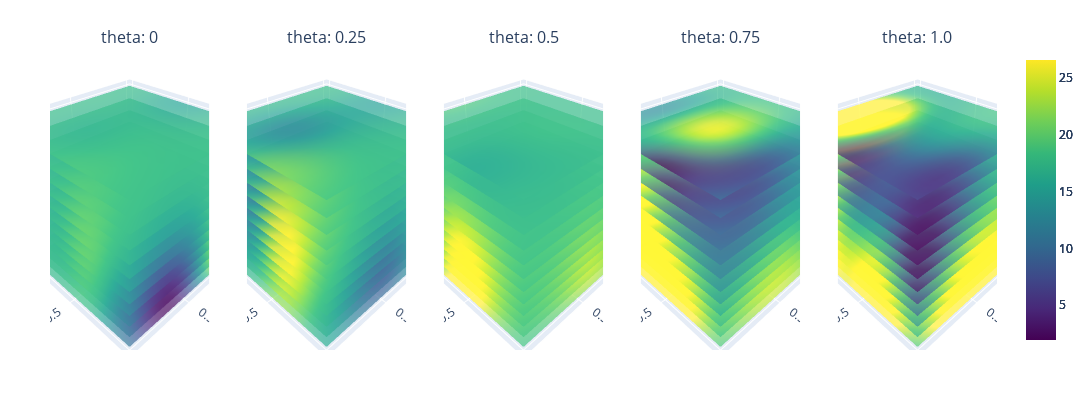

This figure's notebook cell:
### Code cell
gp_model18, train_nx18, train_y18, train_yvar18 = BO_loop(gp_model, nx_train, y_train, y_train_var, nx_all, iterations=18)

train_x18 = unnormalize(train_nx18, original_bounds)
# Step 2: Initialize Plotting class
variable_combinations = [('n', 'r', 't'), ('theta', 'r', 't'), ('n', 't', 'theta')]
plotting = Plotting(gp_model18, variable_combinations=variable_combinations)

combination = variable_combinations[0]

minmax = [y_train.min(), y_train.max()]
plotting.sliced_plotting(combination, minmax)

# Split train_y into 18 iterations, each containing 18 points
iterations = 18
points_per_iteration = 6
split_data = [train_y18[i * points_per_iteration:(i + 1) * points_per_iteration] for i in range(iterations)]
split_datax = [train_x18[i * points_per_iteration:(i + 1) * points_per_iteration] for i in range(iterations)]

# Plot the points vertically
plt.figure(figsize=(6, 5))
for i, data in enumerate(split_data):
    plt.scatter([i + 1] * len(data), data.numpy(), label=f'Iteration {i + 1}')

plt.xlabel('Iteration')
plt.ylabel('train_y Values')
plt.title('Train_y Points per Iteration')
plt.xticks(range(1, iterations + 1))
# plt.legend()
plt.grid(True)
plt.show()
argmax_indices = [data.argmax().item() for data in split_data]
for i, idx in enumerate(argmax_indices):
    print(f"Iteration {i + 1}: {split_datax[i][idx]}")

### Figure 1 — Plotly figure (JSON) as saved in the notebook; plotly's stock layout.template omitted (floating-point values rounded to 4 significant figures; data arrays with more than 128 entries replaced by an {"elided": "..."} marker saying what was removed)
{"data": [{"cmax": 26.55, "cmin": 1.95, "colorscale": [[0, "#440154"], [0.1111, "#482878"], [0.2222, "#3e4989"], [0.3333, "#31688e"], [0.4444, "#26828e"], [0.5556, "#1f9e89"], [0.6667, "#35b779"], [0.7778, "#6ece58"], [0.8889, "#b5de2b"], [1, "#fde725"]], "opacity": 0.7, "scene": "scene", "showscale": true, "surfacecolor": {"elided": "20x20 float values"}, "type": "surface", "x": {"elided": "20x20 float values"}, "y": {"elided": "20x20 float values"}, "z": {"elided": "20x20 float values"}}, {"cmax": 26.55, "cmin": 1.95, "colorscale": [[0, "#440154"], [0.1111, "#482878"], [0.2222, "#3e4989"], [0.3333, "#31688e"], [0.4444, "#26828e"], [0.5556, "#1f9e89"], [0.6667, "#35b779"], [0.7778, "#6ece58"], [0.8889, "#b5de2b"], [1, "#fde725"]], "opacity": 0.7, "scene": "scene2", "showscale": true, "surfacecolor": {"elided": "20x20 float values"}, "type": "surface", "x": {"elided": "20x20 float values"}, "y": {"elided": "20x20 float values"}, "z": {"elided": "20x20 float values"}}, {"cmax": 26.55, "cmin": 1.95, "colorscale": [[0, "#440154"], [0.1111, "#482878"], [0.2222, "#3e4989"], [0.3333, "#31688e"], [0.4444, "#26828e"], [0.5556, "#1f9e89"], [0.6667, "#35b779"], [0.7778, "#6ece58"], [0.8889, "#b5de2b"], [1, "#fde725"]], "opacity": 0.7, "scene": "scene3", "showscale": true, "surfacecolor": {"elided": "20x20 float values"}, "type": "surface", "x": {"elided": "20x20 float values"}, "y": {"elided": "20x20 float values"}, "z": {"elided": "20x20 float values"}}, {"cmax": 26.55, "cmin": 1.95, "colorscale": [[0, "#440154"], [0.1111, "#482878"], [0.2222, "#3e4989"], [0.3333, "#31688e"], [0.4444, "#26828e"], [0.5556, "#1f9e89"], [0.6667, "#35b779"], [0.7778, "#6ece58"], [0.8889, "#b5de2b"], [1, "#fde725"]], "opacity": 0.7, "scene": "scene4", "showscale": true, "surfacecolor": {"elided": "20x20 float values"}, "type": "surface", "x": {"elided": "20x20 float values"}, "y": {"elided": "20x20 float values"}, "z": {"elided": "20x20 float values"}}, {"cmax": 26.55, "cmin": 1.95, "colorscale": [[0, "#440154"], [0.1111, "#482878"], [0.2222, "#3e4989"], [0.3333, "#31688e"], [0.4444, "#26828e"], [0.5556, "#1f9e89"], [0.6667, "#35b779"], [0.7778, "#6ece58"], [0.8889, "#b5de2b"], [1, "#fde725"]], "opacity": 0.7, "scene": "scene5", "showscale": true, "surfacecolor": {"elided": "20x20 float values"}, "type": "surface", "x": {"elided": "20x20 float values"}, "y": {"elided": "20x20 float values"}, "z": {"elided": "20x20 float values"}}, {"cmax": 26.55, "cmin": 1.95, "colorscale": [[0, "#440154"], [0.1111, "#482878"], [0.2222, "#3e4989"], [0.3333, "#31688e"], [0.4444, "#26828e"], [0.5556, "#1f9e89"], [0.6667, "#35b779"], [0.7778, "#6ece58"], [0.8889, "#b5de2b"], [1, "#fde725"]], "opacity": 0.7, "scene": "scene", "showscale": false, "surfacecolor": {"elided": "20x20 float values"}, "type": "surface", "x": {"elided": "20x20 float values"}, "y": {"elided": "20x20 float values"}, "z": {"elided": "20x20 float values"}}, {"cmax": 26.55, "cmin": 1.95, "colorscale": [[0, "#440154"], [0.1111, "#482878"], [0.2222, "#3e4989"], [0.3333, "#31688e"], [0.4444, "#26828e"], [0.5556, "#1f9e89"], [0.6667, "#35b779"], [0.7778, "#6ece58"], [0.8889, "#b5de2b"], [1, "#fde725"]], "opacity": 0.7, "scene": "scene2", "showscale": false, "surfacecolor": {"elided": "20x20 float values"}, "type": "surface", "x": {"elided": "20x20 float values"}, "y": {"elided": "20x20 float values"}, "z": {"elided": "20x20 float values"}}, {"cmax": 26.55, "cmin": 1.95, "colorscale": [[0, "#440154"], [0.1111, "#482878"], [0.2222, "#3e4989"], [0.3333, "#31688e"], [0.4444, "#26828e"], [0.5556, "#1f9e89"], [0.6667, "#35b779"], [0.7778, "#6ece58"], [0.8889, "#b5de2b"], [1, "#fde725"]], "opacity": 0.7, "scene": "scene3", "showscale": false, "surfacecolor": {"elided": "20x20 float values"}, "type": "surface", "x": {"elided": "20x20 float values"}, "y": {"elided": "20x20 float values"}, "z": {"elided": "20x20 float values"}}, {"cmax": 26.55, "cmin": 1.95, "colorscale": [[0, "#440154"], [0.1111, "#482878"], [0.2222, "#3e4989"], [0.3333, "#31688e"], [0.4444, "#26828e"], [0.5556, "#1f9e89"], [0.6667, "#35b779"], [0.7778, "#6ece58"], [0.8889, "#b5de2b"], [1, "#fde725"]], "opacity": 0.7, "scene": "scene4", "showscale": false, "surfacecolor": {"elided": "20x20 float values"}, "type": "surface", "x": {"elided": "20x20 float values"}, "y": {"elided": "20x20 float values"}, "z": {"elided": "20x20 float values"}}, {"cmax": 26.55, "cmin": 1.95, "colorscale": [[0, "#440154"], [0.1111, "#482878"], [0.2222, "#3e4989"], [0.3333, "#31688e"], [0.4444, "#26828e"], [0.5556, "#1f9e89"], [0.6667, "#35b779"], [0.7778, "#6ece58"], [0.8889, "#b5de2b"], [1, "#fde725"]], "opacity": 0.7, "scene": "scene5", "showscale": false, "surfacecolor": {"elided": "20x20 float values"}, "type": "surface", "x": {"elided": "20x20 float values"}, "y": {"elided": "20x20 float values"}, "z": {"elided": "20x20 float values"}}, {"cmax": 26.55, "cmin": 1.95, "colorscale": [[0, "#440154"], [0.1111, "#482878"], [0.2222, "#3e4989"], [0.3333, "#31688e"], [0.4444, "#26828e"], [0.5556, "#1f9e89"], [0.6667, "#35b779"], [0.7778, "#6ece58"], [0.8889, "#b5de2b"], [1, "#fde725"]], "opacity": 0.7, "scene": "scene", "showscale": false, "surfacecolor": {"elided": "20x20 float values"}, "type": "surface", "x": {"elided": "20x20 float values"}, "y": {"elided": "20x20 float values"}, "z": {"elided": "20x20 float values"}}, {"cmax": 26.55, "cmin": 1.95, "colorscale": [[0, "#440154"], [0.1111, "#482878"], [0.2222, "#3e4989"], [0.3333, "#31688e"], [0.4444, "#26828e"], [0.5556, "#1f9e89"], [0.6667, "#35b779"], [0.7778, "#6ece58"], [0.8889, "#b5de2b"], [1, "#fde725"]], "opacity": 0.7, "scene": "scene2", "showscale": false, "surfacecolor": {"elided": "20x20 float values"}, "type": "surface", "x": {"elided": "20x20 float values"}, "y": {"elided": "20x20 float values"}, "z": {"elided": "20x20 float values"}}, {"cmax": 26.55, "cmin": 1.95, "colorscale": [[0, "#440154"], [0.1111, "#482878"], [0.2222, "#3e4989"], [0.3333, "#31688e"], [0.4444, "#26828e"], [0.5556, "#1f9e89"], [0.6667, "#35b779"], [0.7778, "#6ece58"], [0.8889, "#b5de2b"], [1, "#fde725"]], "opacity": 0.7, "scene": "scene3", "showscale": false, "surfacecolor": {"elided": "20x20 float values"}, "type": "surface", "x": {"elided": "20x20 float values"}, "y": {"elided": "20x20 float values"}, "z": {"elided": "20x20 float values"}}, {"cmax": 26.55, "cmin": 1.95, "colorscale": [[0, "#440154"], [0.1111, "#482878"], [0.2222, "#3e4989"], [0.3333, "#31688e"], [0.4444, "#26828e"], [0.5556, "#1f9e89"], [0.6667, "#35b779"], [0.7778, "#6ece58"], [0.8889, "#b5de2b"], [1, "#fde725"]], "opacity": 0.7, "scene": "scene4", "showscale": false, "surfacecolor": {"elided": "20x20 float values"}, "type": "surface", "x": {"elided": "20x20 float values"}, "y": {"elided": "20x20 float values"}, "z": {"elided": "20x20 float values"}}, {"cmax": 26.55, "cmin": 1.95, "colorscale": [[0, "#440154"], [0.1111, "#482878"], [0.2222, "#3e4989"], [0.3333, "#31688e"], [0.4444, "#26828e"], [0.5556, "#1f9e89"], [0.6667, "#35b779"], [0.7778, "#6ece58"], [0.8889, "#b5de2b"], [1, "#fde725"]], "opacity": 0.7, "scene": "scene5", "showscale": false, "surfacecolor": {"elided": "20x20 float values"}, "type": "surface", "x": {"elided": "20x20 float values"}, "y": {"elided": "20x20 float values"}, "z": {"elided": "20x20 float values"}}, {"cmax": 26.55, "cmin": 1.95, "colorscale": [[0, "#440154"], [0.1111, "#482878"], [0.2222, "#3e4989"], [0.3333, "#31688e"], [0.4444, "#26828e"], [0.5556, "#1f9e89"], [0.6667, "#35b779"], [0.7778, "#6ece58"], [0.8889, "#b5de2b"], [1, "#fde725"]], "opacity": 0.7, "scene": "scene", "showscale": false, "surfacecolor": {"elided": "20x20 float values"}, "type": "surface", "x": {"elided": "20x20 float values"}, "y": {"elided": "20x20 float values"}, "z": {"elided": "20x20 float values"}}, {"cmax": 26.55, "cmin": 1.95, "colorscale": [[0, "#440154"], [0.1111, "#482878"], [0.2222, "#3e4989"], [0.3333, "#31688e"], [0.4444, "#26828e"], [0.5556, "#1f9e89"], [0.6667, "#35b779"], [0.7778, "#6ece58"], [0.8889, "#b5de2b"], [1, "#fde725"]], "opacity": 0.7, "scene": "scene2", "showscale": false, "surfacecolor": {"elided": "20x20 float values"}, "type": "surface", "x": {"elided": "20x20 float values"}, "y": {"elided": "20x20 float values"}, "z": {"elided": "20x20 float values"}}, {"cmax": 26.55, "cmin": 1.95, "colorscale": [[0, "#440154"], [0.1111, "#482878"], [0.2222, "#3e4989"], [0.3333, "#31688e"], [0.4444, "#26828e"], [0.5556, "#1f9e89"], [0.6667, "#35b779"], [0.7778, "#6ece58"], [0.8889, "#b5de2b"], [1, "#fde725"]], "opacity": 0.7, "scene": "scene3", "showscale": false, "surfacecolor": {"elided": "20x20 float values"}, "type": "surface", "x": {"elided": "20x20 float values"}, "y": {"elided": "20x20 float values"}, "z": {"elided": "20x20 float values"}}, {"cmax": 26.55, "cmin": 1.95, "colorscale": [[0, "#440154"], [0.1111, "#482878"], [0.2222, "#3e4989"], [0.3333, "#31688e"], [0.4444, "#26828e"], [0.5556, "#1f9e89"], [0.6667, "#35b779"], [0.7778, "#6ece58"], [0.8889, "#b5de2b"], [1, "#fde725"]], "opacity": 0.7, "scene": "scene4", "showscale": false, "surfacecolor": {"elided": "20x20 float values"}, "type": "surface", "x": {"elided": "20x20 float values"}, "y": {"elided": "20x20 float values"}, "z": {"elided": "20x20 float values"}}, {"cmax": 26.55, "cmin": 1.95, "colorscale": [[0, "#440154"], [0.1111, "#482878"], [0.2222, "#3e4989"], [0.3333, "#31688e"], [0.4444, "#26828e"], [0.5556, "#1f9e89"], [0.6667, "#35b779"], [0.7778, "#6ece58"], [0.8889, "#b5de2b"], [1, "#fde725"]], "opacity": 0.7, "scene": "scene5", "showscale": false, "surfacecolor": {"elided": "20x20 float values"}, "type": "surface", "x": {"elided": "20x20 float values"}, "y": {"elided": "20x20 float values"}, "z": {"elided": "20x20 float values"}}, {"cmax": 26.55, "cmin": 1.95, "colorscale": [[0, "#440154"], [0.1111, "#482878"], [0.2222, "#3e4989"], [0.3333, "#31688e"], [0.4444, "#26828e"], [0.5556, "#1f9e89"], [0.6667, "#35b779"], [0.7778, "#6ece58"], [0.8889, "#b5de2b"], [1, "#fde725"]], "opacity": 0.7, "scene": "scene", "showscale": false, "surfacecolor": {"elided": "20x20 float values"}, "type": "surface", "x": {"elided": "20x20 float values"}, "y": {"elided": "20x20 float values"}, "z": {"elided": "20x20 float values"}}, {"cmax": 26.55, "cmin": 1.95, "colorscale": [[0, "#440154"], [0.1111, "#482878"], [0.2222, "#3e4989"], [0.3333, "#31688e"], [0.4444, "#26828e"], [0.5556, "#1f9e89"], [0.6667, "#35b779"], [0.7778, "#6ece58"], [0.8889, "#b5de2b"], [1, "#fde725"]], "opacity": 0.7, "scene": "scene2", "showscale": false, "surfacecolor": {"elided": "20x20 float values"}, "type": "surface", "x": {"elided": "20x20 float values"}, "y": {"elided": "20x20 float values"}, "z": {"elided": "20x20 float values"}}, {"cmax": 26.55, "cmin": 1.95, "colorscale": [[0, "#440154"], [0.1111, "#482878"], [0.2222, "#3e4989"], [0.3333, "#31688e"], [0.4444, "#26828e"], [0.5556, "#1f9e89"], [0.6667, "#35b779"], [0.7778, "#6ece58"], [0.8889, "#b5de2b"], [1, "#fde725"]], "opacity": 0.7, "scene": "scene3", "showscale": false, "surfacecolor": {"elided": "20x20 float values"}, "type": "surface", "x": {"elided": "20x20 float values"}, "y": {"elided": "20x20 float values"}, "z": {"elided": "20x20 float values"}}, {"cmax": 26.55, "cmin": 1.95, "colorscale": [[0, "#440154"], [0.1111, "#482878"], [0.2222, "#3e4989"], [0.3333, "#31688e"], [0.4444, "#26828e"], [0.5556, "#1f9e89"], [0.6667, "#35b779"], [0.7778, "#6ece58"], [0.8889, "#b5de2b"], [1, "#fde725"]], "opacity": 0.7, "scene": "scene4", "showscale": false, "surfacecolor": {"elided": "20x20 float values"}, "type": "surface", "x": {"elided": "20x20 float values"}, "y": {"elided": "20x20 float values"}, "z": {"elided": "20x20 float values"}}, {"cmax": 26.55, "cmin": 1.95, "colorscale": [[0, "#440154"], [0.1111, "#482878"], [0.2222, "#3e4989"], [0.3333, "#31688e"], [0.4444, "#26828e"], [0.5556, "#1f9e89"], [0.6667, "#35b779"], [0.7778, "#6ece58"], [0.8889, "#b5de2b"], [1, "#fde725"]], "opacity": 0.7, "scene": "scene5", "showscale": false, "surfacecolor": {"elided": "20x20 float values"}, "type": "surface", "x": {"elided": "20x20 float values"}, "y": {"elided": "20x20 float values"}, "z": {"elided": "20x20 float values"}}, {"cmax": 26.55, "cmin": 1.95, "colorscale": [[0, "#440154"], [0.1111, "#482878"], [0.2222, "#3e4989"], [0.3333, "#31688e"], [0.4444, "#26828e"], [0.5556, "#1f9e89"], [0.6667, "#35b779"], [0.7778, "#6ece58"], [0.8889, "#b5de2b"], [1, "#fde725"]], "opacity": 0.7, "scene": "scene", "showscale": false, "surfacecolor": {"elided": "20x20 float values"}, "type": "surface", "x": {"elided": "20x20 float values"}, "y": {"elided": "20x20 float values"}, "z": {"elided": "20x20 float values"}}, {"cmax": 26.55, "cmin": 1.95, "colorscale": [[0, "#440154"], [0.1111, "#482878"], [0.2222, "#3e4989"], [0.3333, "#31688e"], [0.4444, "#26828e"], [0.5556, "#1f9e89"], [0.6667, "#35b779"], [0.7778, "#6ece58"], [0.8889, "#b5de2b"], [1, "#fde725"]], "opacity": 0.7, "scene": "scene2", "showscale": false, "surfacecolor": {"elided": "20x20 float values"}, "type": "surface", "x": {"elided": "20x20 float values"}, "y": {"elided": "20x20 float values"}, "z": {"elided": "20x20 float values"}}, {"cmax": 26.55, "cmin": 1.95, "colorscale": [[0, "#440154"], [0.1111, "#482878"], [0.2222, "#3e4989"], [0.3333, "#31688e"], [0.4444, "#26828e"], [0.5556, "#1f9e89"], [0.6667, "#35b779"], [0.7778, "#6ece58"], [0.8889, "#b5de2b"], [1, "#fde725"]], "opacity": 0.7, "scene": "scene3", "showscale": false, "surfacecolor": {"elided": "20x20 float values"}, "type": "surface", "x": {"elided": "20x20 float values"}, "y": {"elided": "20x20 float values"}, "z": {"elided": "20x20 float values"}}, {"cmax": 26.55, "cmin": 1.95, "colorscale": [[0, "#440154"], [0.1111, "#482878"], [0.2222, "#3e4989"], [0.3333, "#31688e"], [0.4444, "#26828e"], [0.5556, "#1f9e89"], [0.6667, "#35b779"], [0.7778, "#6ece58"], [0.8889, "#b5de2b"], [1, "#fde725"]], "opacity": 0.7, "scene": "scene4", "showscale": false, "surfacecolor": {"elided": "20x20 float values"}, "type": "surface", "x": {"elided": "20x20 float values"}, "y": {"elided": "20x20 float values"}, "z": {"elided": "20x20 float values"}}, {"cmax": 26.55, "cmin": 1.95, "colorscale": [[0, "#440154"], [0.1111, "#482878"], [0.2222, "#3e4989"], [0.3333, "#31688e"], [0.4444, "#26828e"], [0.5556, "#1f9e89"], [0.6667, "#35b779"], [0.7778, "#6ece58"], [0.8889, "#b5de2b"], [1, "#fde725"]], "opacity": 0.7, "scene": "scene5", "showscale": false, "surfacecolor": {"elided": "20x20 float values"}, "type": "surface", "x": {"elided": "20x20 float values"}, "y": {"elided": "20x20 float values"}, "z": {"elided": "20x20 float values"}}, {"cmax": 26.55, "cmin": 1.95, "colorscale": [[0, "#440154"], [0.1111, "#482878"], [0.2222, "#3e4989"], [0.3333, "#31688e"], [0.4444, "#26828e"], [0.5556, "#1f9e89"], [0.6667, "#35b779"], [0.7778, "#6ece58"], [0.8889, "#b5de2b"], [1, "#fde725"]], "opacity": 0.7, "scene": "scene", "showscale": false, "surfacecolor": {"elided": "20x20 float values"}, "type": "surface", "x": {"elided": "20x20 float values"}, "y": {"elided": "20x20 float values"}, "z": {"elided": "20x20 float values"}}, {"cmax": 26.55, "cmin": 1.95, "colorscale": [[0, "#440154"], [0.1111, "#482878"], [0.2222, "#3e4989"], [0.3333, "#31688e"], [0.4444, "#26828e"], [0.5556, "#1f9e89"], [0.6667, "#35b779"], [0.7778, "#6ece58"], [0.8889, "#b5de2b"], [1, "#fde725"]], "opacity": 0.7, "scene": "scene2", "showscale": false, "surfacecolor": {"elided": "20x20 float values"}, "type": "surface", "x": {"elided": "20x20 float values"}, "y": {"elided": "20x20 float values"}, "z": {"elided": "20x20 float values"}}, {"cmax": 26.55, "cmin": 1.95, "colorscale": [[0, "#440154"], [0.1111, "#482878"], [0.2222, "#3e4989"], [0.3333, "#31688e"], [0.4444, "#26828e"], [0.5556, "#1f9e89"], [0.6667, "#35b779"], [0.7778, "#6ece58"], [0.8889, "#b5de2b"], [1, "#fde725"]], "opacity": 0.7, "scene": "scene3", "showscale": false, "surfacecolor": {"elided": "20x20 float values"}, "type": "surface", "x": {"elided": "20x20 float values"}, "y": {"elided": "20x20 float values"}, "z": {"elided": "20x20 float values"}}, {"cmax": 26.55, "cmin": 1.95, "colorscale": [[0, "#440154"], [0.1111, "#482878"], [0.2222, "#3e4989"], [0.3333, "#31688e"], [0.4444, "#26828e"], [0.5556, "#1f9e89"], [0.6667, "#35b779"], [0.7778, "#6ece58"], [0.8889, "#b5de2b"], [1, "#fde725"]], "opacity": 0.7, "scene": "scene4", "showscale": false, "surfacecolor": {"elided": "20x20 float values"}, "type": "surface", "x": {"elided": "20x20 float values"}, "y": {"elided": "20x20 float values"}, "z": {"elided": "20x20 float values"}}, {"cmax": 26.55, "cmin": 1.95, "colorscale": [[0, "#440154"], [0.1111, "#482878"], [0.2222, "#3e4989"], [0.3333, "#31688e"], [0.4444, "#26828e"], [0.5556, "#1f9e89"], [0.6667, "#35b779"], [0.7778, "#6ece58"], [0.8889, "#b5de2b"], [1, "#fde725"]], "opacity": 0.7, "scene": "scene5", "showscale": false, "surfacecolor": {"elided": "20x20 float values"}, "type": "surface", "x": {"elided": "20x20 float values"}, "y": {"elided": "20x20 float values"}, "z": {"elided": "20x20 float values"}}, {"cmax": 26.55, "cmin": 1.95, "colorscale": [[0, "#440154"], [0.1111, "#482878"], [0.2222, "#3e4989"], [0.3333, "#31688e"], [0.4444, "#26828e"], [0.5556, "#1f9e89"], [0.6667, "#35b779"], [0.7778, "#6ece58"], [0.8889, "#b5de2b"], [1, "#fde725"]], "opacity": 0.7, "scene": "scene", "showscale": false, "surfacecolor": {"elided": "20x20 float values"}, "type": "surface", "x": {"elided": "20x20 float values"}, "y": {"elided": "20x20 float values"}, "z": {"elided": "20x20 float values"}}, {"cmax": 26.55, "cmin": 1.95, "colorscale": [[0, "#440154"], [0.1111, "#482878"], [0.2222, "#3e4989"], [0.3333, "#31688e"], [0.4444, "#26828e"], [0.5556, "#1f9e89"], [0.6667, "#35b779"], [0.7778, "#6ece58"], [0.8889, "#b5de2b"], [1, "#fde725"]], "opacity": 0.7, "scene": "scene2", "showscale": false, "surfacecolor": {"elided": "20x20 float values"}, "type": "surface", "x": {"elided": "20x20 float values"}, "y": {"elided": "20x20 float values"}, "z": {"elided": "20x20 float values"}}, {"cmax": 26.55, "cmin": 1.95, "colorscale": [[0, "#440154"], [0.1111, "#482878"], [0.2222, "#3e4989"], [0.3333, "#31688e"], [0.4444, "#26828e"], [0.5556, "#1f9e89"], [0.6667, "#35b779"], [0.7778, "#6ece58"], [0.8889, "#b5de2b"], [1, "#fde725"]], "opacity": 0.7, "scene": "scene3", "showscale": false, "surfacecolor": {"elided": "20x20 float values"}, "type": "surface", "x": {"elided": "20x20 float values"}, "y": {"elided": "20x20 float values"}, "z": {"elided": "20x20 float values"}}, {"cmax": 26.55, "cmin": 1.95, "colorscale": [[0, "#440154"], [0.1111, "#482878"], [0.2222, "#3e4989"], [0.3333, "#31688e"], [0.4444, "#26828e"], [0.5556, "#1f9e89"], [0.6667, "#35b779"], [0.7778, "#6ece58"], [0.8889, "#b5de2b"], [1, "#fde725"]], "opacity": 0.7, "scene": "scene4", "showscale": false, "surfacecolor": {"elided": "20x20 float values"}, "type": "surface", "x": {"elided": "20x20 float values"}, "y": {"elided": "20x20 float values"}, "z": {"elided": "20x20 float values"}}, {"cmax": 26.55, "cmin": 1.95, "colorscale": [[0, "#440154"], [0.1111, "#482878"], [0.2222, "#3e4989"], [0.3333, "#31688e"], [0.4444, "#26828e"], [0.5556, "#1f9e89"], [0.6667, "#35b779"], [0.7778, "#6ece58"], [0.8889, "#b5de2b"], [1, "#fde725"]], "opacity": 0.7, "scene": "scene5", "showscale": false, "surfacecolor": {"elided": "20x20 float values"}, "type": "surface", "x": {"elided": "20x20 float values"}, "y": {"elided": "20x20 float values"}, "z": {"elided": "20x20 float values"}}, {"cmax": 26.55, "cmin": 1.95, "colorscale": [[0, "#440154"], [0.1111, "#482878"], [0.2222, "#3e4989"], [0.3333, "#31688e"], [0.4444, "#26828e"], [0.5556, "#1f9e89"], [0.6667, "#35b779"], [0.7778, "#6ece58"], [0.8889, "#b5de2b"], [1, "#fde725"]], "opacity": 0.7, "scene": "scene", "showscale": false, "surfacecolor": {"elided": "20x20 float values"}, "type": "surface", "x": {"elided": "20x20 float values"}, "y": {"elided": "20x20 float values"}, "z": {"elided": "20x20 float values"}}, {"cmax": 26.55, "cmin": 1.95, "colorscale": [[0, "#440154"], [0.1111, "#482878"], [0.2222, "#3e4989"], [0.3333, "#31688e"], [0.4444, "#26828e"], [0.5556, "#1f9e89"], [0.6667, "#35b779"], [0.7778, "#6ece58"], [0.8889, "#b5de2b"], [1, "#fde725"]], "opacity": 0.7, "scene": "scene2", "showscale": false, "surfacecolor": {"elided": "20x20 float values"}, "type": "surface", "x": {"elided": "20x20 float values"}, "y": {"elided": "20x20 float values"}, "z": {"elided": "20x20 float values"}}, {"cmax": 26.55, "cmin": 1.95, "colorscale": [[0, "#440154"], [0.1111, "#482878"], [0.2222, "#3e4989"], [0.3333, "#31688e"], [0.4444, "#26828e"], [0.5556, "#1f9e89"], [0.6667, "#35b779"], [0.7778, "#6ece58"], [0.8889, "#b5de2b"], [1, "#fde725"]], "opacity": 0.7, "scene": "scene3", "showscale": false, "surfacecolor": {"elided": "20x20 float values"}, "type": "surface", "x": {"elided": "20x20 float values"}, "y": {"elided": "20x20 float values"}, "z": {"elided": "20x20 float values"}}, {"cmax": 26.55, "cmin": 1.95, "colorscale": [[0, "#440154"], [0.1111, "#482878"], [0.2222, "#3e4989"], [0.3333, "#31688e"], [0.4444, "#26828e"], [0.5556, "#1f9e89"], [0.6667, "#35b779"], [0.7778, "#6ece58"], [0.8889, "#b5de2b"], [1, "#fde725"]], "opacity": 0.7, "scene": "scene4", "showscale": false, "surfacecolor": {"elided": "20x20 float values"}, "type": "surface", "x": {"elided": "20x20 float values"}, "y": {"elided": "20x20 float values"}, "z": {"elided": "20x20 float values"}}, {"cmax": 26.55, "cmin": 1.95, "colorscale": [[0, "#440154"], [0.1111, "#482878"], [0.2222, "#3e4989"], [0.3333, "#31688e"], [0.4444, "#26828e"], [0.5556, "#1f9e89"], [0.6667, "#35b779"], [0.7778, "#6ece58"], [0.8889, "#b5de2b"], [1, "#fde725"]], "opacity": 0.7, "scene": "scene5", "showscale": false, "surfacecolor": {"elided": "20x20 float values"}, "type": "surface", "x": {"elided": "20x20 float values"}, "y": {"elided": "20x20 float values"}, "z": {"elided": "20x20 float values"}}, {"cmax": 26.55, "cmin": 1.95, "colorscale": [[0, "#440154"], [0.1111, "#482878"], [0.2222, "#3e4989"], [0.3333, "#31688e"], [0.4444, "#26828e"], [0.5556, "#1f9e89"], [0.6667, "#35b779"], [0.7778, "#6ece58"], [0.8889, "#b5de2b"], [1, "#fde725"]], "opacity": 0.7, "scene": "scene", "showscale": false, "surfacecolor": {"elided": "20x20 float values"}, "type": "surface", "x": {"elided": "20x20 float values"}, "y": {"elided": "20x20 float values"}, "z": {"elided": "20x20 float values"}}, {"cmax": 26.55, "cmin": 1.95, "colorscale": [[0, "#440154"], [0.1111, "#482878"], [0.2222, "#3e4989"], [0.3333, "#31688e"], [0.4444, "#26828e"], [0.5556, "#1f9e89"], [0.6667, "#35b779"], [0.7778, "#6ece58"], [0.8889, "#b5de2b"], [1, "#fde725"]], "opacity": 0.7, "scene": "scene2", "showscale": false, "surfacecolor": {"elided": "20x20 float values"}, "type": "surface", "x": {"elided": "20x20 float values"}, "y": {"elided": "20x20 float values"}, "z": {"elided": "20x20 float values"}}, {"cmax": 26.55, "cmin": 1.95, "colorscale": [[0, "#440154"], [0.1111, "#482878"], [0.2222, "#3e4989"], [0.3333, "#31688e"], [0.4444, "#26828e"], [0.5556, "#1f9e89"], [0.6667, "#35b779"], [0.7778, "#6ece58"], [0.8889, "#b5de2b"], [1, "#fde725"]], "opacity": 0.7, "scene": "scene3", "showscale": false, "surfacecolor": {"elided": "20x20 float values"}, "type": "surface", "x": {"elided": "20x20 float values"}, "y": {"elided": "20x20 float values"}, "z": {"elided": "20x20 float values"}}, {"cmax": 26.55, "cmin": 1.95, "colorscale": [[0, "#440154"], [0.1111, "#482878"], [0.2222, "#3e4989"], [0.3333, "#31688e"], [0.4444, "#26828e"], [0.5556, "#1f9e89"], [0.6667, "#35b779"], [0.7778, "#6ece58"], [0.8889, "#b5de2b"], [1, "#fde725"]], "opacity": 0.7, "scene": "scene4", "showscale": false, "surfacecolor": {"elided": "20x20 float values"}, "type": "surface", "x": {"elided": "20x20 float values"}, "y": {"elided": "20x20 float values"}, "z": {"elided": "20x20 float values"}}, {"cmax": 26.55, "cmin": 1.95, "colorscale": [[0, "#440154"], [0.1111, "#482878"], [0.2222, "#3e4989"], [0.3333, "#31688e"], [0.4444, "#26828e"], [0.5556, "#1f9e89"], [0.6667, "#35b779"], [0.7778, "#6ece58"], [0.8889, "#b5de2b"], [1, "#fde725"]], "opacity": 0.7, "scene": "scene5", "showscale": false, "surfacecolor": {"elided": "20x20 float values"}, "type": "surface", "x": {"elided": "20x20 float values"}, "y": {"elided": "20x20 float values"}, "z": {"elided": "20x20 float values"}}, {"cmax": 26.55, "cmin": 1.95, "colorscale": [[0, "#440154"], [0.1111, "#482878"], [0.2222, "#3e4989"], [0.3333, "#31688e"], [0.4444, "#26828e"], [0.5556, "#1f9e89"], [0.6667, "#35b779"], [0.7778, "#6ece58"], [0.8889, "#b5de2b"], [1, "#fde725"]], "opacity": 0.7, "scene": "scene", "showscale": false, "surfacecolor": {"elided": "20x20 float values"}, "type": "surface", "x": {"elided": "20x20 float values"}, "y": {"elided": "20x20 float values"}, "z": {"elided": "20x20 float values"}}, {"cmax": 26.55, "cmin": 1.95, "colorscale": [[0, "#440154"], [0.1111, "#482878"], [0.2222, "#3e4989"], [0.3333, "#31688e"], [0.4444, "#26828e"], [0.5556, "#1f9e89"], [0.6667, "#35b779"], [0.7778, "#6ece58"], [0.8889, "#b5de2b"], [1, "#fde725"]], "opacity": 0.7, "scene": "scene2", "showscale": false, "surfacecolor": {"elided": "20x20 float values"}, "type": "surface", "x": {"elided": "20x20 float values"}, "y": {"elided": "20x20 float values"}, "z": {"elided": "20x20 float values"}}, {"cmax": 26.55, "cmin": 1.95, "colorscale": [[0, "#440154"], [0.1111, "#482878"], [0.2222, "#3e4989"], [0.3333, "#31688e"], [0.4444, "#26828e"], [0.5556, "#1f9e89"], [0.6667, "#35b779"], [0.7778, "#6ece58"], [0.8889, "#b5de2b"], [1, "#fde725"]], "opacity": 0.7, "scene": "scene3", "showscale": false, "surfacecolor": {"elided": "20x20 float values"}, "type": "surface", "x": {"elided": "20x20 float values"}, "y": {"elided": "20x20 float values"}, "z": {"elided": "20x20 float values"}}, {"cmax": 26.55, "cmin": 1.95, "colorscale": [[0, "#440154"], [0.1111, "#482878"], [0.2222, "#3e4989"], [0.3333, "#31688e"], [0.4444, "#26828e"], [0.5556, "#1f9e89"], [0.6667, "#35b779"], [0.7778, "#6ece58"], [0.8889, "#b5de2b"], [1, "#fde725"]], "opacity": 0.7, "scene": "scene4", "showscale": false, "surfacecolor": {"elided": "20x20 float values"}, "type": "surface", "x": {"elided": "20x20 float values"}, "y": {"elided": "20x20 float values"}, "z": {"elided": "20x20 float values"}}, {"cmax": 26.55, "cmin": 1.95, "colorscale": [[0, "#440154"], [0.1111, "#482878"], [0.2222, "#3e4989"], [0.3333, "#31688e"], [0.4444, "#26828e"], [0.5556, "#1f9e89"], [0.6667, "#35b779"], [0.7778, "#6ece58"], [0.8889, "#b5de2b"], [1, "#fde725"]], "opacity": 0.7, "scene": "scene5", "showscale": false, "surfacecolor": {"elided": "20x20 float values"}, "type": "surface", "x": {"elided": "20x20 float values"}, "y": {"elided": "20x20 float values"}, "z": {"elided": "20x20 float values"}}, {"cmax": 26.55, "cmin": 1.95, "colorscale": [[0, "#440154"], [0.1111, "#482878"], [0.2222, "#3e4989"], [0.3333, "#31688e"], [0.4444, "#26828e"], [0.5556, "#1f9e89"], [0.6667, "#35b779"], [0.7778, "#6ece58"], [0.8889, "#b5de2b"], [1, "#fde725"]], "opacity": 0.7, "scene": "scene", "showscale": false, "surfacecolor": {"elided": "20x20 float values"}, "type": "surface", "x": {"elided": "20x20 float values"}, "y": {"elided": "20x20 float values"}, "z": {"elided": "20x20 float values"}}, {"cmax": 26.55, "cmin": 1.95, "colorscale": [[0, "#440154"], [0.1111, "#482878"], [0.2222, "#3e4989"], [0.3333, "#31688e"], [0.4444, "#26828e"], [0.5556, "#1f9e89"], [0.6667, "#35b779"], [0.7778, "#6ece58"], [0.8889, "#b5de2b"], [1, "#fde725"]], "opacity": 0.7, "scene": "scene2", "showscale": false, "surfacecolor": {"elided": "20x20 float values"}, "type": "surface", "x": {"elided": "20x20 float values"}, "y": {"elided": "20x20 float values"}, "z": {"elided": "20x20 float values"}}, {"cmax": 26.55, "cmin": 1.95, "colorscale": [[0, "#440154"], [0.1111, "#482878"], [0.2222, "#3e4989"], [0.3333, "#31688e"], [0.4444, "#26828e"], [0.5556, "#1f9e89"], [0.6667, "#35b779"], [0.7778, "#6ece58"], [0.8889, "#b5de2b"], [1, "#fde725"]], "opacity": 0.7, "scene": "scene3", "showscale": false, "surfacecolor": {"elided": "20x20 float values"}, "type": "surface", "x": {"elided": "20x20 float values"}, "y": {"elided": "20x20 float values"}, "z": {"elided": "20x20 float values"}}, {"cmax": 26.55, "cmin": 1.95, "colorscale": [[0, "#440154"], [0.1111, "#482878"], [0.2222, "#3e4989"], [0.3333, "#31688e"], [0.4444, "#26828e"], [0.5556, "#1f9e89"], [0.6667, "#35b779"], [0.7778, "#6ece58"], [0.8889, "#b5de2b"], [1, "#fde725"]], "opacity": 0.7, "scene": "scene4", "showscale": false, "surfacecolor": {"elided": "20x20 float values"}, "type": "surface", "x": {"elided": "20x20 float values"}, "y": {"elided": "20x20 float values"}, "z": {"elided": "20x20 float values"}}, {"cmax": 26.55, "cmin": 1.95, "colorscale": [[0, "#440154"], [0.1111, "#482878"], [0.2222, "#3e4989"], [0.3333, "#31688e"], [0.4444, "#26828e"], [0.5556, "#1f9e89"], [0.6667, "#35b779"], [0.7778, "#6ece58"], [0.8889, "#b5de2b"], [1, "#fde725"]], "opacity": 0.7, "scene": "scene5", "showscale": false, "surfacecolor": {"elided": "20x20 float values"}, "type": "surface", "x": {"elided": "20x20 float values"}, "y": {"elided": "20x20 float values"}, "z": {"elided": "20x20 float values"}}], "layout": {"annotations": [{"font": {"size": 16}, "showarrow": false, "text": "theta: 0", "x": 0.084, "xanchor": "center", "xref": "paper", "y": 1, "yanchor": "bottom", "yref": "paper"}, {"font": {"size": 16}, "showarrow": false, "text": "theta: 0.25", "x": 0.292, "xanchor": "center", "xref": "paper", "y": 1, "yanchor": "bottom", "yref": "paper"}, {"font": {"size": 16}, "showarrow": false, "text": "theta: 0.5", "x": 0.5, "xanchor": "center", "xref": "paper", "y": 1, "yanchor": "bottom", "yref": "paper"}, {"font": {"size": 16}, "showarrow": false, "text": "theta: 0.75", "x": 0.708, "xanchor": "center", "xref": "paper", "y": 1, "yanchor": "bottom", "yref": "paper"}, {"font": {"size": 16}, "showarrow": false, "text": "theta: 1.0", "x": 0.916, "xanchor": "center", "xref": "paper", "y": 1, "yanchor": "bottom", "yref": "paper"}], "height": 400, "margin": {"b": 50, "l": 50, "r": 50, "t": 50}, "scene": {"domain": {"x": [0, 0.168], "y": [0, 1]}, "xaxis": {"title": {"text": "n"}}, "yaxis": {"title": {"text": "r"}}, "zaxis": {"title": {"text": "t"}}}, "scene2": {"domain": {"x": [0.208, 0.376], "y": [0, 1]}, "xaxis": {"title": {"text": "n"}}, "yaxis": {"title": {"text": "r"}}, "zaxis": {"title": {"text": "t"}}}, "scene3": {"domain": {"x": [0.416, 0.584], "y": [0, 1]}, "xaxis": {"title": {"text": "n"}}, "yaxis": {"title": {"text": "r"}}, "zaxis": {"title": {"text": "t"}}}, "scene4": {"domain": {"x": [0.624, 0.792], "y": [0, 1]}, "xaxis": {"title": {"text": "n"}}, "yaxis": {"title": {"text": "r"}}, "zaxis": {"title": {"text": "t"}}}, "scene5": {"domain": {"x": [0.832, 1], "y": [0, 1]}, "xaxis": {"title": {"text": "n"}}, "yaxis": {"title": {"text": "r"}}, "zaxis": {"title": {"text": "t"}}}, "width": 1300}}
